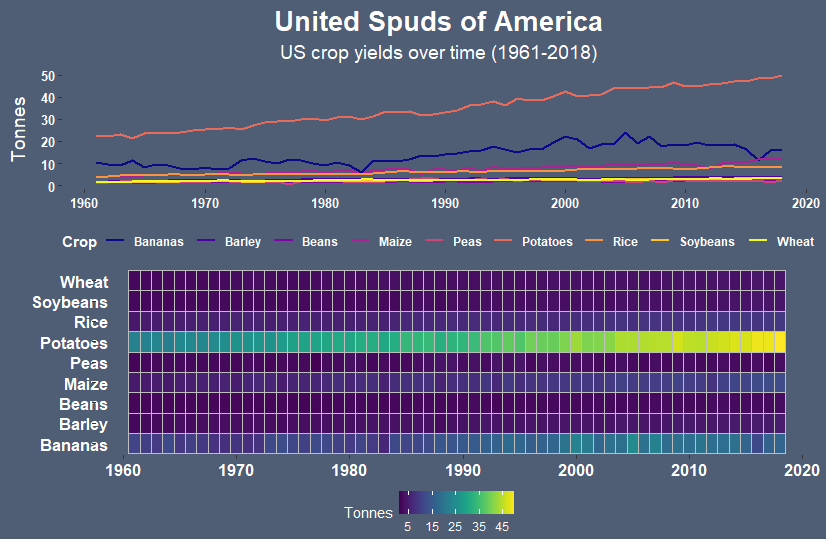

Reproduce this figure in R.
library(tidyverse)
library(ggpubr)
library(viridis)

tuesdata <- tidytuesdayR::tt_load(2020, week = 36)
key_crop_yields <- tuesdata$key_crop_yields

df <- key_crop_yields %>%
  filter(Entity == "United States") %>%
  gather(Crop, Tonnes, 4:14)

df$Crop <- gsub("\\(.*","",df$Crop)

p1 <- df %>%
  filter(Tonnes != "NA") %>%
  ggplot(aes(x= Crop, y = Year, fill = Tonnes))+
  geom_tile(color = "grey")+
  coord_flip()+
  scale_y_continuous(breaks = seq(1960, 2020, by = 10))+
  scale_fill_viridis(discrete=FALSE, breaks = c(5,15,25,35,45)) +
  theme(
    panel.background = element_rect(fill = "#4f5d75"),
    plot.background = element_rect(fill = "#4f5d75", color = NA),
    panel.grid = element_blank(),
    axis.text = element_text(color = "white", size = 12, face = "bold"),
    axis.text.y = element_text(margin = margin(r=-15)),
    axis.title = element_text(color = "white", size = 15),
    legend.position = "bottom",
    legend.box = "horizontal",
    legend.text = element_text(color = "white"),
    legend.title = element_text(color = "white"),
    legend.background = element_blank(),
    legend.margin=margin(t = -.7, r = 1.5, unit='cm')
  )+
  labs(
    x = "",
    y = ""
  )


p2 <- df %>%
  filter(Tonnes != "NA") %>%
  ggplot(aes(x= Year, y = Tonnes, color = Crop))+
  geom_line(size = 1)+
  scale_x_continuous(breaks = seq(1960, 2020, by = 10))+
  scale_color_viridis(discrete=TRUE, option = "plasma") +
  theme(
    panel.background = element_rect(fill = "#4f5d75"),
    plot.background = element_rect(fill = "#4f5d75", color = NA),
    panel.grid = element_blank(),
    axis.text = element_text(color = "white", size = 10, face = "bold"),
    axis.title.y = element_text(margin = margin(r=10)),
    axis.title = element_text(color = "white", size = 14),
    legend.position = "bottom",
    legend.box = "horizontal",
    legend.text = element_text(color = "white", face = "bold"),
    legend.title = element_text(color = "white", face = "bold"),
    legend.key = element_rect(fill = "#4f5d75"),
    legend.background = element_rect(fill = "#4f5d75"),
    legend.margin=margin(t = -.5, unit='cm'),
    plot.title = element_text(color = "white", size = 20, hjust = .5, face = "bold"),
    plot.subtitle = element_text(color = "white", size = 14, hjust = .5),
    plot.margin = unit(c(.5,.5,.5,.5), "lines")
  )+
  guides(color = guide_legend(nrow = 1))+
  labs(
    x = "",
    y = "Tonnes",
    title = "United Spuds of America",
    subtitle = "US crop yields over time (1961-2018)"
  )

p <- ggarrange(p2, p1, ncol = 1, nrow = 2, heights = c(1.5, 1.6))
